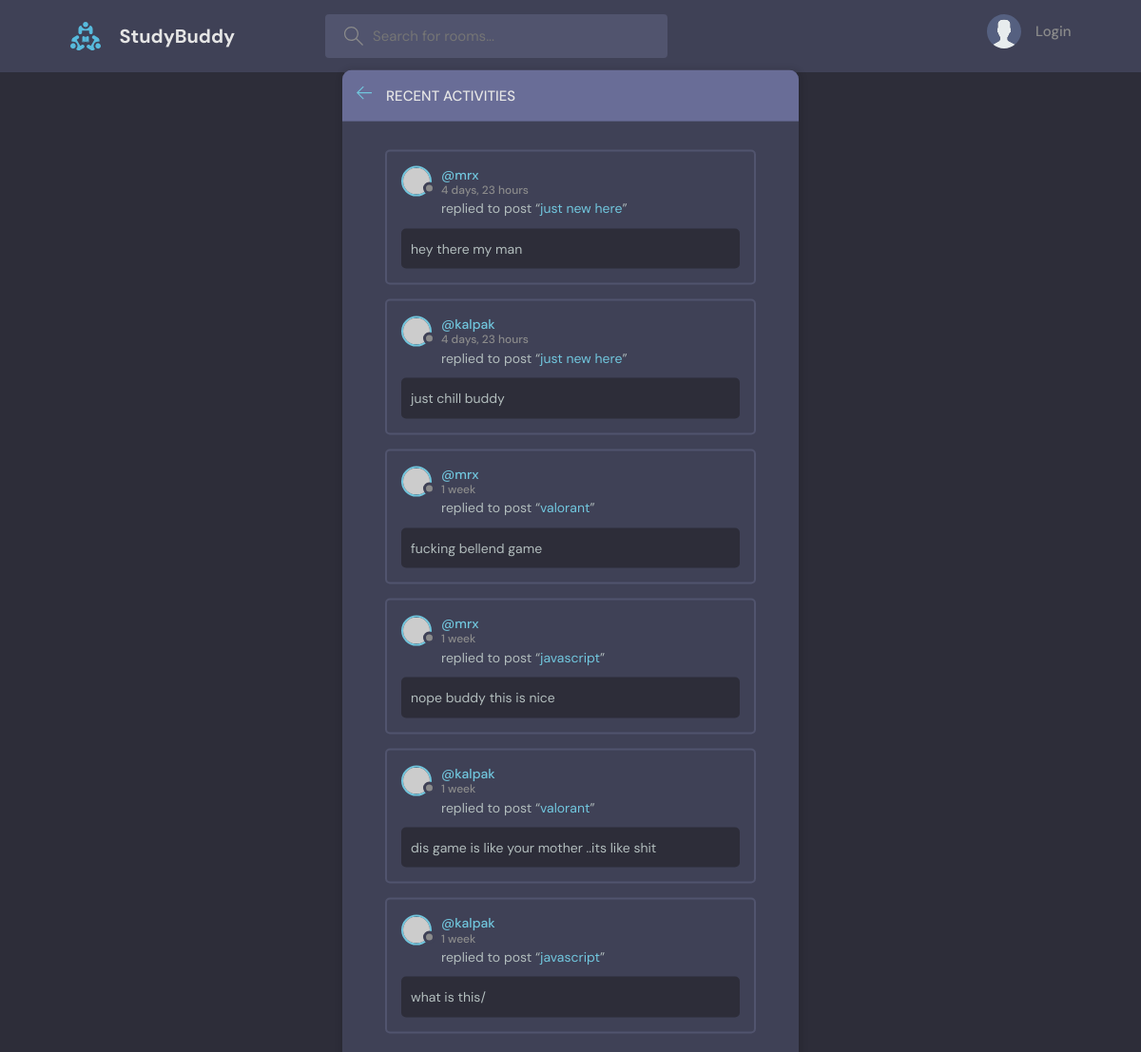
Page /activity/ on the earlier database version.
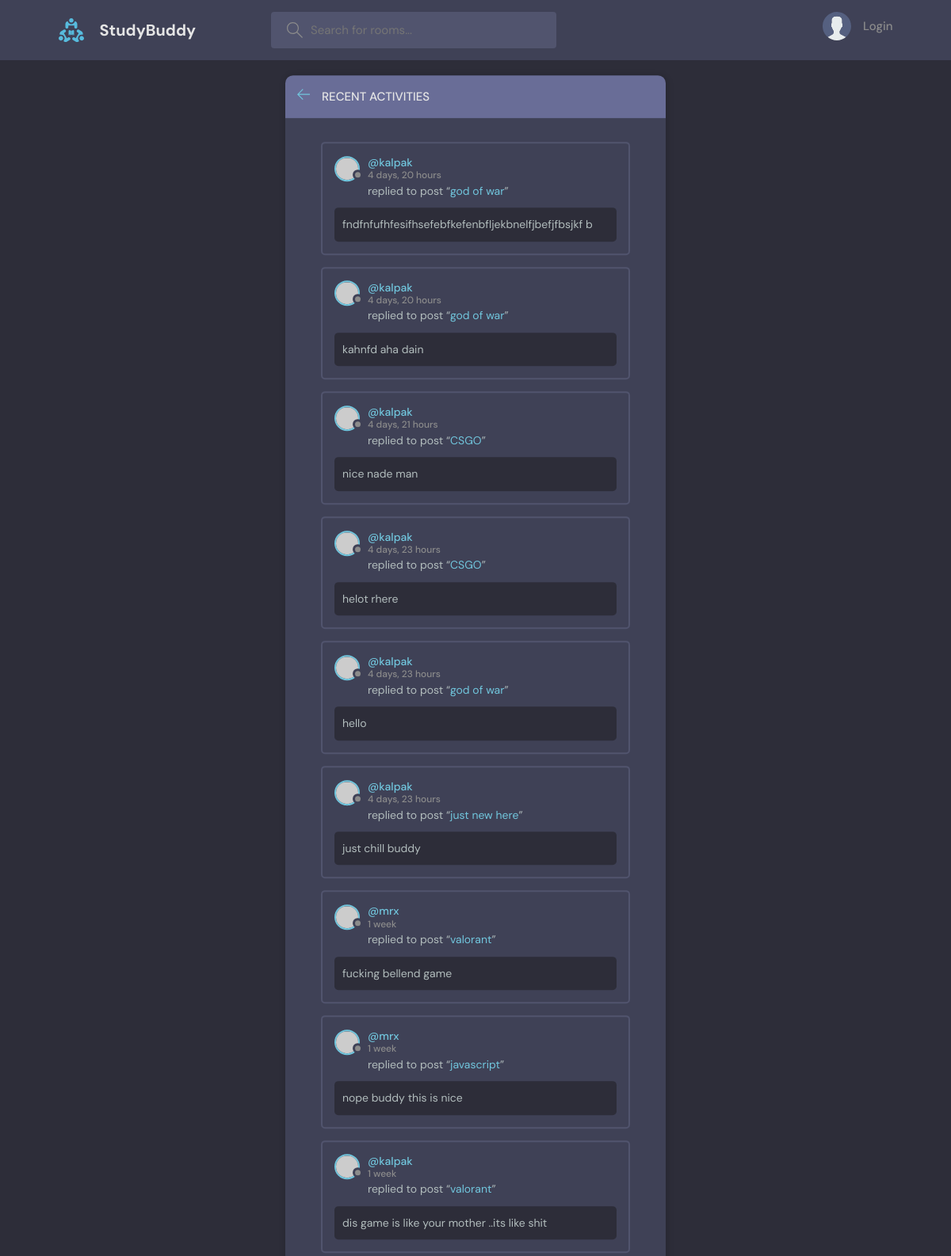
Same page on the later database version.
### base/models.py (models this page shows)
class Message(models.Model):
    user = models.ForeignKey(User, on_delete=models.CASCADE)
    room = models.ForeignKey(Room, on_delete=models.CASCADE)
    body = models.TextField()
    updated = models.DateTimeField(auto_now=True)
    created = models.DateTimeField(auto_now_add=True)
    def __str__(self):
        return self.body[0:50]
    class Meta:
        ordering = ['-updated', 'created']

class Room(models.Model):
    host = models.ForeignKey(User, null=True, on_delete=models.SET_NULL)
    topic = models.ForeignKey(Topic, null=True, on_delete=models.SET_NULL)
    name = models.CharField(max_length=200)
    description = models.TextField(null=True, blank=True)
    participants=models.ManyToManyField(User,related_name='participants',blank=True)
    updated = models.DateTimeField(auto_now=True)
    created = models.DateTimeField(auto_now_add=True)
    def __str__(self):
        return self.name
    class Meta:
        ordering = ['-updated', 'created']

### base/views.py (the view)
# urls.py: path('activity/',views.activity_page,name='activity'),
def activity_page(request):
    room_messages=models.Message.objects.all()
    context={'msgs':room_messages}
    return render(request,'base/activity.html',context)

### base/templates/base/activity.html (shortened to what this page needs)
{% extends 'main.html' %}
{% block Content %}
    <main class="layout">
      <div class="container">
        <div class="layout__box">
          <div class="layout__boxHeader">
            <div class="layout__boxTitle">
              <a href="{% url 'home' %}">
                <svg version="1.1" xmlns="http://www.w3.org/2000/svg" width="32" height="32" viewBox="0 0 32 32">
                  <title>arrow-left</title>
                  <path
                    d="M13.723 2.286l-13.723 13.714 13.719 13.714 1.616-1.611-10.96-10.96h27.625v-2.286h-27.625l10.965-10.965-1.616-1.607z"
                  ></path>
                </svg>
              </a>
              <h3>Recent Activities</h3>
            </div>
          </div>
          <div class="activities-page layout__body">
            {% for msg in msgs %}
            <div class="activities__box">
              <div class="activities__boxHeader roomListRoom__header">
                <a href="{% url 'user_profile' pk=msg.user.pk %}" class="roomListRoom__author">
                  <div class="avatar avatar--small">
                    <img src="https://randomuser.me/api/portraits/women/11.jpg" />
                  </div>
                  <p>
                    @{{msg.user.username}}
                    <span>{{msg.created|timesince}}</span>
                  </p>
                </a>
              </div>
              <div class="activities__boxContent">
                <p>replied to post “<a href="{% url 'room' pk=msg.room.id %}">{{msg.room}}</a>”</p>
                <div class="activities__boxRoomContent">
                  {{msg}}
                </div>
              </div>
            </div>
            {% endfor %}
          </div>
        </div>
      </div>
    </main>
    {% endblock Content %}

Differences in the rows shown:
removed Message: user.username "mrx", created "4 days, 23 hours", room "just new here", body "hey there my man"
removed Message: user.username "kalpak", created "1 week", room "javascript", body "what is this/"
added Message: user.username "kalpak", created "4 days, 20 hours", room "god of war", body "fndfnfufhfesifhsefebfkefenbfljekbnelfjbefjfbsjkf b"
added Message: user.username "kalpak", created "4 days, 20 hours", room "god of war", body "kahnfd aha dain"
added Message: user.username "kalpak", created "4 days, 21 hours", room "CSGO", body "nice nade man"
added Message: user.username "kalpak", created "4 days, 23 hours", room "CSGO", body "helot rhere"
added Message: user.username "kalpak", created "4 days, 23 hours", room "god of war", body "hello"
